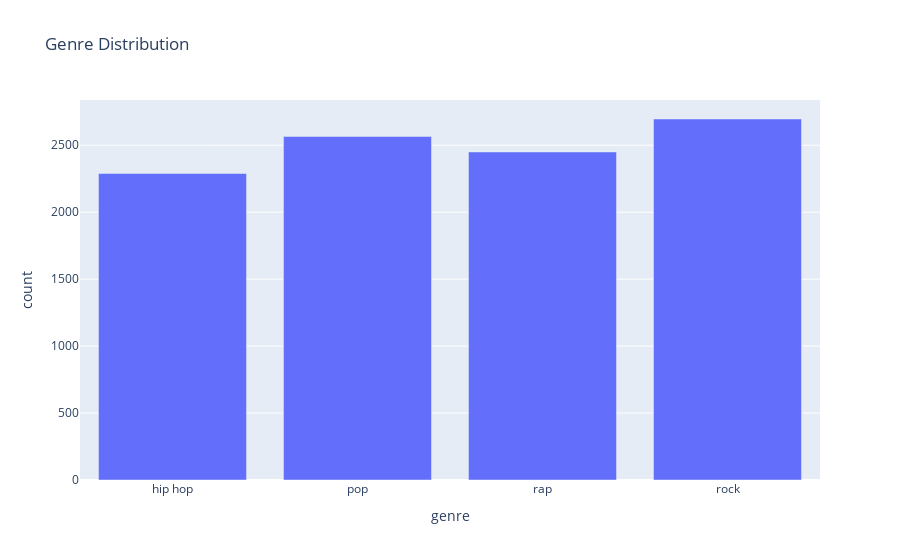

The cell this chart's notebook holds for it:
### Markdown cell above
## 1. Genre

### Code cell
genre_num = train_df.groupby(['genre']).size().reset_index(name='count')
fig = px.bar(genre_num, x="genre", y="count", title="Genre Distribution")
fig.show()

### Figure 1 — Plotly figure (JSON) as saved in the notebook; plotly's stock layout.template omitted (floating-point values rounded to 4 significant figures)
{"data": [{"alignmentgroup": "True", "hovertemplate": "genre=%{x}<br>count=%{y}<extra></extra>", "legendgroup": "", "marker": {"color": "#636efa", "pattern": {"shape": ""}}, "name": "", "offsetgroup": "", "orientation": "v", "showlegend": false, "textposition": "auto", "type": "bar", "x": ["hip hop", "pop", "rap", "rock"], "xaxis": "x", "y": [2289, 2565, 2450, 2696], "yaxis": "y"}], "layout": {"barmode": "relative", "legend": {"tracegroupgap": 0}, "title": {"text": "Genre Distribution"}, "xaxis": {"anchor": "y", "domain": [0, 1], "title": {"text": "genre"}}, "yaxis": {"anchor": "x", "domain": [0, 1], "title": {"text": "count"}}}}
